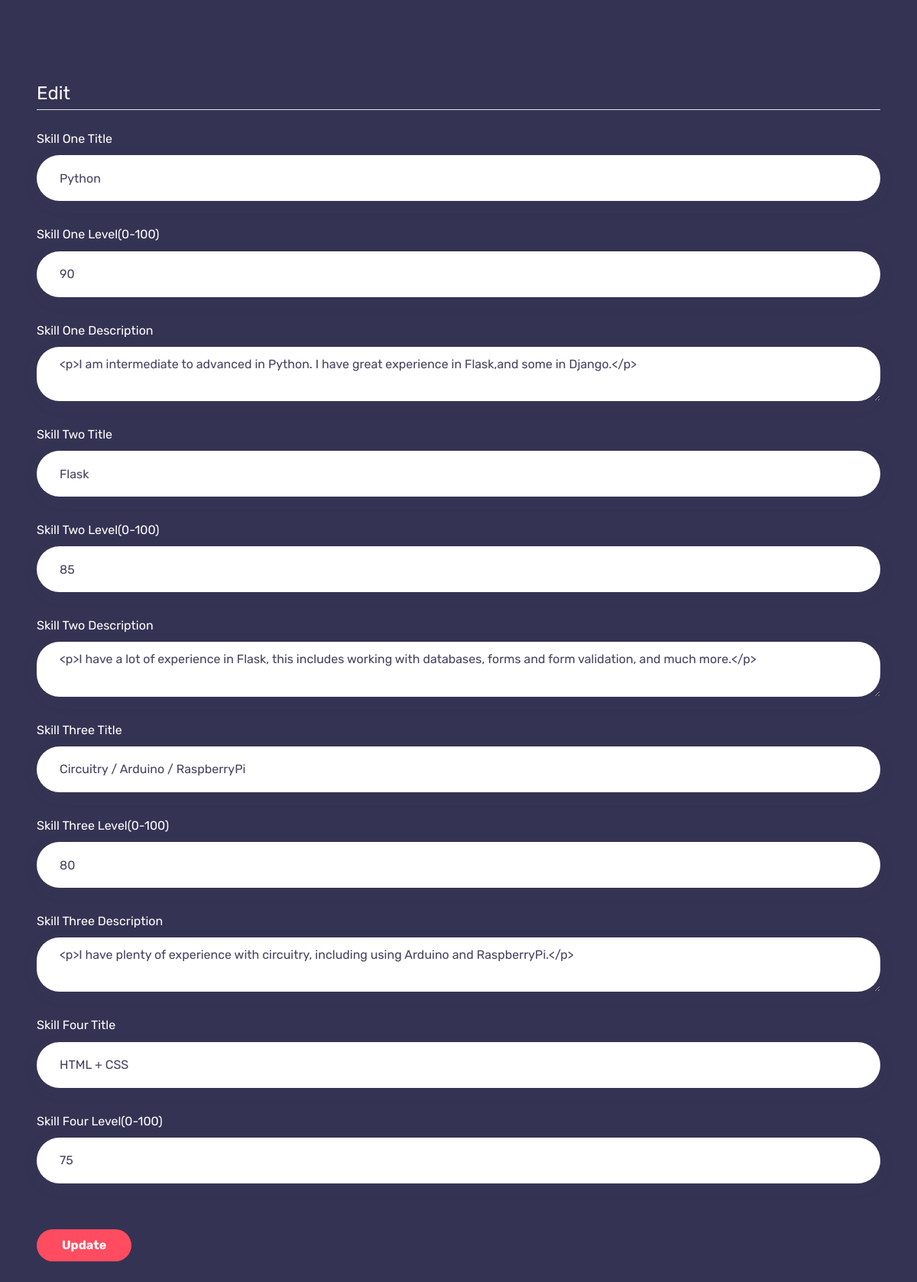
Screenshot of /edit/skills (signed in) with the database file from the repository.
### app.py (models this page shows, shortened)
class Content(db.Model):
    date = db.Column(db.DateTime, nullable=False,
                     default=datetime.utcnow, primary_key=True)
    about = db.Column(db.Text(), nullable=False)
    skillonetitle = db.Column(db.Text(), nullable=False)
    skillonelevel = db.Column(db.Text(), nullable=False)
    skillone = db.Column(db.Text(), nullable=False)
    skilltwotitle = db.Column(db.Text(), nullable=False)
    skilltwolevel = db.Column(db.Text(), nullable=False)
    skilltwo = db.Column(db.Text(), nullable=False)
    skillthreetitle = db.Column(db.Text(), nullable=False)
    skillthreelevel = db.Column(db.Text(), nullable=False)
    skillthree = db.Column(db.Text(), nullable=False)
    skillfourtitle = db.Column(db.Text(), nullable=False)
    skillfourlevel = db.Column(db.Text(), nullable=False)

### app.py (the view)
@app.route('/edit/skills', methods=["GET", "POST"])
@login_required
def edit_skills():
    if current_user.username != 'Eshan':
        abort(403)
    form = EditSkillsForm()
    if form.validate_on_submit():
        toedit = Content.query.order_by(Content.date.desc()).first()
        toedit.skillonetitle = form.skillonetitle.data
        toedit.skillonelevel = form.skillonelevel.data
        toedit.skillone = form.skillone.data
        toedit.skilltwotitle = form.skilltwotitle.data
        toedit.skilltwolevel = form.skilltwolevel.data
        toedit.skilltwo = form.skilltwo.data
        toedit.skillthreetitle = form.skillthreetitle.data
        toedit.skillthreelevel = form.skillthreelevel.data
        toedit.skillthree = form.skillthree.data
        toedit.skillfourtitle = form.skillfourtitle.data
        toedit.skillfourlevel = form.skillfourlevel.data
        db.session.commit()
    elif request.method == "GET":
        toget = Content.query.order_by(Content.date.desc()).first()
        form.skillonetitle.data = toget.skillonetitle
        form.skillonelevel.data = toget.skillonelevel
        form.skillone.data = toget.skillone
        form.skilltwotitle.data = toget.skilltwotitle
        form.skilltwolevel.data = toget.skilltwolevel
        form.skilltwo.data = toget.skilltwo
        form.skillthreetitle.data = toget.skillthreetitle
        form.skillthreelevel.data = toget.skillthreelevel
        form.skillthree.data = toget.skillthree
        form.skillfourtitle.data = toget.skillfourtitle
        form.skillfourlevel.data = toget.skillfourlevel
    return render_template('edit_skills.html', form=form)

### app.py
class EditSkillsForm(FlaskForm):
    skillonetitle = StringField('Skill One Title')
    skillonelevel = StringField('Skill One Level(0-100)')
    skillone = CKEditorField('Skill One Description')
    skilltwotitle = StringField('Skill Two Title')
    skilltwolevel = StringField('Skill Two Level(0-100)')
    skilltwo = CKEditorField('Skill Two Description')
    skillthreetitle = StringField('Skill Three Title')
    skillthreelevel = StringField('Skill Three Level(0-100)')
    skillthree = CKEditorField('Skill Three Description')
    skillfourtitle = StringField('Skill Four Title')
    skillfourlevel = StringField('Skill Four Level(0-100)')
    submit = SubmitField('Update')

### app.py (called while the page is built)
@login_manager.user_loader
def load_user(user_id):
    return User.query.get(int(user_id))

### templates/edit_skills.html (shortened to what this page needs)
{% extends "main.html" %}
{% block content %}
<main role="main" class="container">
    <div class="row">
        <div class="col-md-8">
            <br>
            <br>
        </div>
    </div>
</main>
<form class="contact-form m-5" method="POST" action="">
    <fieldset class="form-group">
        <legend class="border-bottom mb-4">Edit</legend>
        <div class="form-group">
            {{ form.skillonetitle.label(class="form-control-label") }}
            {% if form.skillonetitle.errors %}
            {{ form.skillonetitle(class="form-control form-control-lg is-invalid") }}
            <div class="invalid-feedback">
                {% for error in form.skillonetitle.errors %}
                <span>{{ error }}</span>
                {% endfor %}
            </div>
            {% else %}
            {{ form.skillonetitle(class="form-control form-control-lg") }}
            {% endif %}
        </div>
        <div class="form-group">
            {{ form.skillonelevel.label(class="form-control-label") }}
            {% if form.skillonelevel.errors %}
            {{ form.skillonelevel(class="form-control form-control-lg is-invalid") }}
            <div class="invalid-feedback">
                {% for error in form.skillonelevel.errors %}
                <span>{{ error }}</span>
                {% endfor %}
            </div>
            {% else %}
            {{ form.skillonelevel(class="form-control form-control-lg") }}
            {% endif %}
        </div>
        <div class="form-group">
            {{ form.skillone.label(class="form-control-label") }}
            {% if form.skillone.errors %}
            {{ form.skillone(class="form-control form-control-lg is-invalid") }}
            <div class="invalid-feedback">
                {% for error in form.skillone.errors %}
                <span>{{ error }}</span>
                {% endfor %}
            </div>
            {% else %}
            {{ form.skillone(class="form-control form-control-lg") }}
            {% endif %}
        </div>
        <div class="form-group">
            {{ form.skilltwotitle.label(class="form-control-label") }}
            {% if form.skilltwotitle.errors %}
            {{ form.skilltwotitle(class="form-control form-control-lg is-invalid") }}
            <div class="invalid-feedback">
                {% for error in form.skilltwotitle.errors %}
                <span>{{ error }}</span>
                {% endfor %}
            </div>
            {% else %}
            {{ form.skilltwotitle(class="form-control form-control-lg") }}
            {% endif %}
        </div>
        <div class="form-group">
            {{ form.skilltwolevel.label(class="form-control-label") }}
            {% if form.skilltwolevel.errors %}
            {{ form.skilltwolevel(class="form-control form-control-lg is-invalid") }}
            <div class="invalid-feedback">
                {% for error in form.skilltwolevel.errors %}
                <span>{{ error }}</span>
                {% endfor %}
            </div>
            {% else %}
            {{ form.skilltwolevel(class="form-control form-control-lg") }}
            {% endif %}
        </div>
        <div class="form-group">
            {{ form.skilltwo.label(class="form-control-label") }}
            {% if form.skilltwo.errors %}
            {{ form.skilltwo(class="form-control form-control-lg is-invalid") }}
            <div class="invalid-feedback">
                {% for error in form.skilltwo.errors %}
                <span>{{ error }}</span>
                {% endfor %}
            </div>
            {% else %}
            {{ form.skilltwo(class="form-control form-control-lg") }}
            {% endif %}
        </div>
        <div class="form-group">
            {{ form.skillthreetitle.label(class="form-control-label") }}
            {% if form.skillthreetitle.errors %}
            {{ form.skillthreetitle(class="form-control form-control-lg is-invalid") }}
            <div class="invalid-feedback">
                {% for error in form.skillthreetitle.errors %}
                <span>{{ error }}</span>
                {% endfor %}
            </div>
            {% else %}
            {{ form.skillthreetitle(class="form-control form-control-lg") }}
            {% endif %}
        </div>
        <div class="form-group">
            {{ form.skillthreelevel.label(class="form-control-label") }}
            {% if form.skillthreelevel.errors %}
            {{ form.skillthreelevel(class="form-control form-control-lg is-invalid") }}
            <div class="invalid-feedback">
                {% for error in form.skillthreelevel.errors %}
                <span>{{ error }}</span>
                {% endfor %}
            </div>
            {% else %}
            {{ form.skillthreelevel(class="form-control form-control-lg") }}
            {% endif %}
        </div>
        <div class="form-group">
            {{ form.skillthree.label(class="form-control-label") }}
            {% if form.skillthree.errors %}
            {{ form.skillthree(class="form-control form-control-lg is-invalid") }}
            <div class="invalid-feedback">
                {% for error in form.skillthree.errors %}
                <span>{{ error }}</span>
                {% endfor %}
            </div>
            {% else %}
            {{ form.skillthree(class="form-control form-control-lg") }}
            {% endif %}
        </div>
        <div class="form-group">
            {{ form.skillfourtitle.label(class="form-control-label") }}
            {% if form.skillfourtitle.errors %}
            {{ form.skillfourtitle(class="form-control form-control-lg is-invalid") }}
            <div class="invalid-feedback">
                {% for error in form.skillfourtitle.errors %}
                <span>{{ error }}</span>
                {% endfor %}
            </div>
            {% else %}
            {{ form.skillfourtitle(class="form-control form-control-lg") }}
            {% endif %}
        </div>
        <div class="form-group">
            {{ form.skillfourlevel.label(class="form-control-label") }}
            {% if form.skillfourlevel.errors %}
            {{ form.skillfourlevel(class="form-control form-control-lg is-invalid") }}
            <div class="invalid-feedback">
                {% for error in form.skillfourlevel.errors %}
                <span>{{ error }}</span>
                {% endfor %}
            </div>
            {% else %}
            {{ form.skillfourlevel(class="form-control form-control-lg") }}
            {% endif %}
        </div>
    </fieldset>
    <div class="form-group">
        {{ form.submit(class="btn btn-default") }}
    </div>
</form>
{% endblock %}

### static/files/style.css (style rules this page uses)
* { margin: 0; padding: 0; }
html { margin: 0 !important; overflow: auto !important; }
body { color: #5E5C7F; background-color: #F9F9FF; font-family: "Rubik", sans-serif; font-size: 16px; line-height: 1.7; overflow-x: hidden; -webkit-font-smoothing: antialiased; -moz-osx-font-smoothing: grayscale; }
body.dark { color: #FFF; background-color: #353353; }
.btn { border-radius: 30px; font-family: "Rubik", sans-serif; font-size: 16px; font-weight: 700; overflow: hidden; line-height: 1; padding: 12px 32px; position: relative; }
.btn-default { color: #FFF; background: #FF4C60; display: inline-block; vertical-align: middle; position: relative; -webkit-transform: perspective(1px) translateZ(0); transform: perspective(1px) translateZ(0); -webkit-box-shadow: 0 0 1px rgba(0, 0, 0, 0); box-shadow: 0 0 1px rgba(0, 0, 0, 0); }
.form-control { display: block; border-radius: 30px; width: 100%; height: 60px; padding: 10px 30px; font-size: 16px; font-weight: 400; line-height: 1.6; color: #454360; background-color: #FFF; background-image: none; border: 0; -webkit-box-shadow: none; box-shadow: none; }
.form-control::placeholder { color: #AEACCA; }
.form-group { margin-bottom: 30px; }
.shadow-dark, .desktop-header-3 .dropdown-menu, .form-control, .form-control:focus { -webkit-box-shadow: 0px 5px 20px 0px rgba(69, 67, 96, 0.1); box-shadow: 0px 5px 20px 0px rgba(69, 67, 96, 0.1); }
@media only screen and (min-width: 768px) { .container { max-width: 920px; } }
@media (min-width: 1200px) { .container { max-width: 920px; } }

### rows the page displays
Content: skillonetitle "Python", skillonelevel "90", skillone "<p>I am intermediate to advanced in Python. I have great experience in Flask,and some in Django.</p>", skilltwotitle "Flask", skilltwolevel "85", skilltwo "<p>I have a lot of experience in Flask, this includes working with databases, forms and form validation, and much more.</p>", skillthreetitle "Circuitry / Arduino / RaspberryPi", skillthreelevel "80", skillthree "<p>I have plenty of experience with circuitry, including using Arduino and RaspberryPi.</p>", skillfourtitle "HTML + CSS", skillfourlevel "75"
